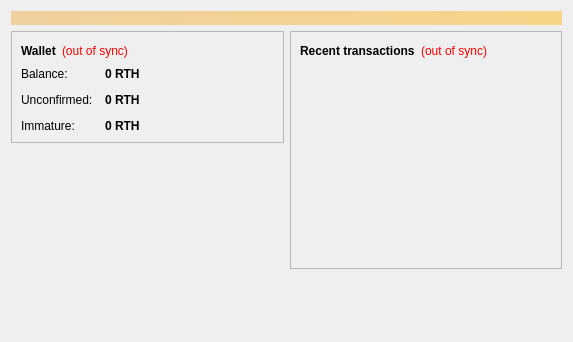
<?xml version="1.0" encoding="UTF-8"?>
<ui version="4.0">
 <class>OverviewPage</class>
 <widget class="QWidget" name="OverviewPage">
  <property name="geometry">
   <rect>
    <x>0</x>
    <y>0</y>
    <width>573</width>
    <height>342</height>
   </rect>
  </property>
  <property name="windowTitle">
   <string>Form</string>
  </property>
  <layout class="QVBoxLayout" name="topLayout">
   <item>
    <widget class="QLabel" name="labelAlerts">
     <property name="visible">
      <bool>false</bool>
     </property>
     <property name="styleSheet">
      <string notr="true">background-color: qlineargradient(x1: 0, y1: 0, x2: 1, y2: 0, stop:0 #F0D0A0, stop:1 #F8D488); color:#000000;</string>
     </property>
     <property name="wordWrap">
      <bool>true</bool>
     </property>
     <property name="margin">
      <number>3</number>
     </property>
    </widget>
   </item>
   <item>
    <layout class="QHBoxLayout" name="horizontalLayout" stretch="1,1">
     <item>
      <layout class="QVBoxLayout" name="verticalLayout_2">
       <item>
        <widget class="QFrame" name="frame">
         <property name="frameShape">
          <enum>QFrame::StyledPanel</enum>
         </property>
         <property name="frameShadow">
          <enum>QFrame::Raised</enum>
         </property>
         <layout class="QVBoxLayout" name="verticalLayout_4">
          <item>
           <layout class="QHBoxLayout" name="horizontalLayout_4">
            <item>
             <widget class="QLabel" name="label_5">
              <property name="font">
               <font>
                <weight>75</weight>
                <bold>true</bold>
               </font>
              </property>
              <property name="text">
               <string>Wallet</string>
              </property>
             </widget>
            </item>
            <item>
             <widget class="QLabel" name="labelWalletStatus">
              <property name="toolTip">
               <string>The displayed information may be out of date. Your wallet automatically synchronizes with the ruthenium network after a connection is established, but this process has not completed yet.</string>
              </property>
              <property name="styleSheet">
               <string notr="true">QLabel { color: red; }</string>
              </property>
              <property name="text">
               <string notr="true">(out of sync)</string>
              </property>
              <property name="alignment">
               <set>Qt::AlignLeading|Qt::AlignLeft|Qt::AlignVCenter</set>
              </property>
             </widget>
            </item>
            <item>
             <spacer name="horizontalSpacer_2">
              <property name="orientation">
               <enum>Qt::Horizontal</enum>
              </property>
              <property name="sizeHint" stdset="0">
               <size>
                <width>40</width>
                <height>20</height>
               </size>
              </property>
             </spacer>
            </item>
           </layout>
          </item>
          <item>
           <layout class="QFormLayout" name="formLayout_2">
            <property name="fieldGrowthPolicy">
             <enum>QFormLayout::AllNonFixedFieldsGrow</enum>
            </property>
            <property name="horizontalSpacing">
             <number>12</number>
            </property>
            <property name="verticalSpacing">
             <number>12</number>
            </property>
            <item row="0" column="0">
             <widget class="QLabel" name="label">
              <property name="text">
               <string>Balance:</string>
              </property>
             </widget>
            </item>
            <item row="0" column="1">
             <widget class="QLabel" name="labelBalance">
              <property name="font">
               <font>
                <weight>75</weight>
                <bold>true</bold>
               </font>
              </property>
              <property name="cursor">
               <cursorShape>IBeamCursor</cursorShape>
              </property>
              <property name="toolTip">
               <string>Your current balance</string>
              </property>
              <property name="text">
               <string notr="true">0 RTH</string>
              </property>
              <property name="textInteractionFlags">
               <set>Qt::LinksAccessibleByMouse|Qt::TextSelectableByKeyboard|Qt::TextSelectableByMouse</set>
              </property>
             </widget>
            </item>
            <item row="1" column="0">
             <widget class="QLabel" name="label_3">
              <property name="text">
               <string>Unconfirmed:</string>
              </property>
             </widget>
            </item>
            <item row="1" column="1">
             <widget class="QLabel" name="labelUnconfirmed">
              <property name="font">
               <font>
                <weight>75</weight>
                <bold>true</bold>
               </font>
              </property>
              <property name="cursor">
               <cursorShape>IBeamCursor</cursorShape>
              </property>
              <property name="toolTip">
               <string>Total of transactions that have yet to be confirmed, and do not yet count toward the current balance</string>
              </property>
              <property name="text">
               <string notr="true">0 RTH</string>
              </property>
              <property name="textInteractionFlags">
               <set>Qt::LinksAccessibleByMouse|Qt::TextSelectableByKeyboard|Qt::TextSelectableByMouse</set>
              </property>
             </widget>
            </item>
            <item row="2" column="0">
             <widget class="QLabel" name="labelImmatureText">
              <property name="text">
               <string>Immature:</string>
              </property>
             </widget>
            </item>
            <item row="2" column="1">
             <widget class="QLabel" name="labelImmature">
              <property name="font">
               <font>
                <weight>75</weight>
                <bold>true</bold>
               </font>
              </property>
              <property name="toolTip">
               <string>Mined balance that has not yet matured</string>
              </property>
              <property name="text">
               <string notr="true">0 RTH</string>
              </property>
              <property name="textInteractionFlags">
               <set>Qt::LinksAccessibleByMouse|Qt::TextSelectableByKeyboard|Qt::TextSelectableByMouse</set>
              </property>
             </widget>
            </item>
           </layout>
          </item>
         </layout>
        </widget>
       </item>
       <item>
        <spacer name="verticalSpacer">
         <property name="orientation">
          <enum>Qt::Vertical</enum>
         </property>
         <property name="sizeHint" stdset="0">
          <size>
           <width>20</width>
           <height>40</height>
          </size>
         </property>
        </spacer>
       </item>
        <item>
         <widget class="QLabel" name="label_wallet_bgcoin">
          <property name="text">
           <string/>
          </property>
          <property name="pixmap">
           <pixmap resource="../bitcoin.qrc">:/images/wallet_bgcoin</pixmap>
          </property>
          <property name="scaledContents">
           <bool>false</bool>
          </property>
          <property name="alignment">
           <set>Qt::AlignCenter</set>
          </property>
          <property name="margin">
           <number>-2</number>
          </property>
         </widget>
        </item>
        <item>
         <widget class="QLabel" name="label_6">
          <property name="text">
           <string/>
          </property>
         </widget>
        </item>
      </layout>
     </item>
     <item>
      <layout class="QVBoxLayout" name="verticalLayout_3">
       <item>
        <widget class="QFrame" name="frame_2">
         <property name="frameShape">
          <enum>QFrame::StyledPanel</enum>
         </property>
         <property name="frameShadow">
          <enum>QFrame::Raised</enum>
         </property>
         <layout class="QVBoxLayout" name="verticalLayout">
          <item>
           <layout class="QHBoxLayout" name="horizontalLayout_2">
            <item>
             <widget class="QLabel" name="label_4">
              <property name="text">
               <string>&lt;b&gt;Recent transactions&lt;/b&gt;</string>
              </property>
             </widget>
            </item>
            <item>
             <widget class="QLabel" name="labelTransactionsStatus">
              <property name="toolTip">
               <string>The displayed information may be out of date. Your wallet automatically synchronizes with the ruthenium network after a connection is established, but this process has not completed yet.</string>
              </property>
              <property name="styleSheet">
               <string notr="true">QLabel { color: red; }</string>
              </property>
              <property name="text">
               <string notr="true">(out of sync)</string>
              </property>
              <property name="alignment">
               <set>Qt::AlignRight|Qt::AlignTrailing|Qt::AlignVCenter</set>
              </property>
             </widget>
            </item>
            <item>
             <spacer name="horizontalSpacer">
              <property name="orientation">
               <enum>Qt::Horizontal</enum>
              </property>
              <property name="sizeHint" stdset="0">
               <size>
                <width>40</width>
                <height>20</height>
               </size>
              </property>
             </spacer>
            </item>
           </layout>
          </item>
          <item>
           <widget class="QListView" name="listTransactions">
            <property name="styleSheet">
             <string notr="true">QListView { background: transparent; }</string>
            </property>
            <property name="frameShape">
             <enum>QFrame::NoFrame</enum>
            </property>
            <property name="verticalScrollBarPolicy">
             <enum>Qt::ScrollBarAlwaysOff</enum>
            </property>
            <property name="horizontalScrollBarPolicy">
             <enum>Qt::ScrollBarAlwaysOff</enum>
            </property>
            <property name="selectionMode">
             <enum>QAbstractItemView::NoSelection</enum>
            </property>
           </widget>
          </item>
         </layout>
        </widget>
       </item>
       <item>
        <spacer name="verticalSpacer_2">
         <property name="orientation">
          <enum>Qt::Vertical</enum>
         </property>
         <property name="sizeHint" stdset="0">
          <size>
           <width>20</width>
           <height>40</height>
          </size>
         </property>
        </spacer>
       </item>
      </layout>
     </item>
    </layout>
   </item>
  </layout>
 </widget>
 <resources/>
 <connections/>
</ui>
